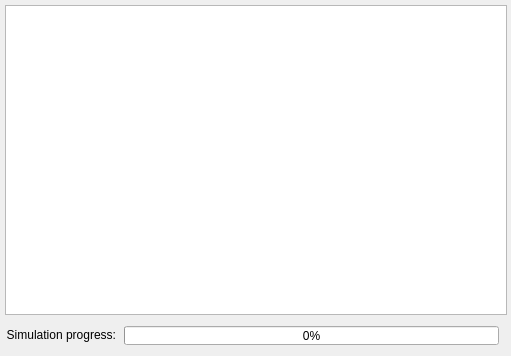
<?xml version="1.0" encoding="UTF-8"?>
<ui version="4.0">
 <class>simulationStatus</class>
 <widget class="QDialog" name="simulationStatus">
  <property name="windowModality">
   <enum>Qt::NonModal</enum>
  </property>
  <property name="geometry">
   <rect>
    <x>0</x>
    <y>0</y>
    <width>511</width>
    <height>356</height>
   </rect>
  </property>
  <property name="font">
   <font>
    <family>Segoe UI</family>
   </font>
  </property>
  <property name="windowTitle">
   <string>Functional block simulation status</string>
  </property>
  <property name="windowIcon">
   <iconset>
    <normaloff>Icon_SystemLabDesigner.bmp</normaloff>Icon_SystemLabDesigner.bmp</iconset>
  </property>
  <property name="modal">
   <bool>false</bool>
  </property>
  <widget class="QTextEdit" name="textEdit">
   <property name="geometry">
    <rect>
     <x>5</x>
     <y>5</y>
     <width>502</width>
     <height>310</height>
    </rect>
   </property>
  </widget>
  <widget class="QLabel" name="label_8">
   <property name="geometry">
    <rect>
     <x>1</x>
     <y>324</y>
     <width>115</width>
     <height>21</height>
    </rect>
   </property>
   <property name="text">
    <string>Simulation progress:</string>
   </property>
   <property name="alignment">
    <set>Qt::AlignRight|Qt::AlignTrailing|Qt::AlignVCenter</set>
   </property>
  </widget>
  <widget class="QProgressBar" name="progressBar">
   <property name="geometry">
    <rect>
     <x>124</x>
     <y>326</y>
     <width>375</width>
     <height>19</height>
    </rect>
   </property>
   <property name="value">
    <number>0</number>
   </property>
  </widget>
 </widget>
 <resources/>
 <connections/>
</ui>
